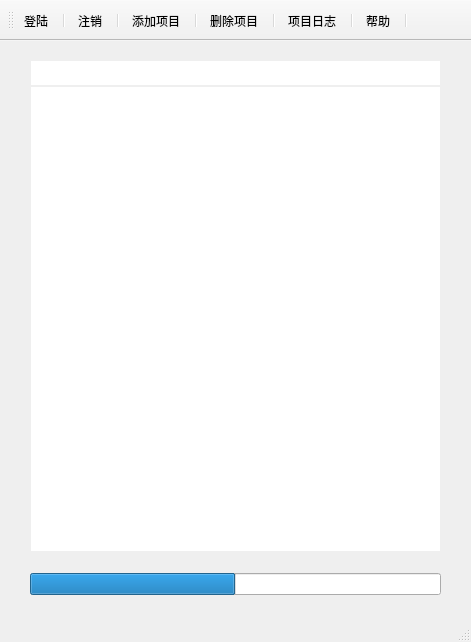
<?xml version="1.0" encoding="UTF-8"?>
<ui version="4.0">
 <class>fluent_queue</class>
 <widget class="QMainWindow" name="fluent_queue">
  <property name="geometry">
   <rect>
    <x>0</x>
    <y>0</y>
    <width>471</width>
    <height>642</height>
   </rect>
  </property>
  <property name="minimumSize">
   <size>
    <width>400</width>
    <height>550</height>
   </size>
  </property>
  <property name="maximumSize">
   <size>
    <width>550</width>
    <height>900</height>
   </size>
  </property>
  <property name="windowTitle">
   <string>未登陆-请登陆后使用更多功能</string>
  </property>
  <property name="iconSize">
   <size>
    <width>30</width>
    <height>30</height>
   </size>
  </property>
  <widget class="QWidget" name="centralwidget">
   <layout class="QVBoxLayout" name="verticalLayout">
    <property name="spacing">
     <number>1</number>
    </property>
    <property name="leftMargin">
     <number>30</number>
    </property>
    <property name="topMargin">
     <number>20</number>
    </property>
    <property name="rightMargin">
     <number>30</number>
    </property>
    <property name="bottomMargin">
     <number>25</number>
    </property>
    <item>
     <widget class="QListWidget" name="listWidget_running">
      <property name="enabled">
       <bool>true</bool>
      </property>
      <property name="maximumSize">
       <size>
        <width>500</width>
        <height>25</height>
       </size>
      </property>
      <property name="toolTip">
       <string/>
      </property>
      <property name="statusTip">
       <string/>
      </property>
      <property name="styleSheet">
       <string notr="true">border-top: 0px;
background-color: qlineargradient(x1: 0, y1: 0, x2: 1, y2: 1,
                                      stop: 0 #9ACD32, stop: 1 #FFFFF0);</string>
      </property>
      <property name="verticalScrollBarPolicy">
       <enum>Qt::ScrollBarAlwaysOff</enum>
      </property>
      <property name="horizontalScrollBarPolicy">
       <enum>Qt::ScrollBarAlwaysOff</enum>
      </property>
      <property name="autoScroll">
       <bool>true</bool>
      </property>
     </widget>
    </item>
    <item>
     <widget class="DragListWidget" name="listWidget_queue">
      <property name="enabled">
       <bool>true</bool>
      </property>
      <property name="toolTip">
       <string/>
      </property>
      <property name="statusTip">
       <string/>
      </property>
      <property name="styleSheet">
       <string notr="true">border-top: 0px</string>
      </property>
     </widget>
    </item>
    <item>
     <spacer name="verticalSpacer">
      <property name="orientation">
       <enum>Qt::Vertical</enum>
      </property>
      <property name="sizeType">
       <enum>QSizePolicy::Preferred</enum>
      </property>
      <property name="sizeHint" stdset="0">
       <size>
        <width>20</width>
        <height>20</height>
       </size>
      </property>
     </spacer>
    </item>
    <item>
     <widget class="QProgressBar" name="progressBar">
      <property name="statusTip">
       <string/>
      </property>
      <property name="value">
       <number>50</number>
      </property>
      <property name="textVisible">
       <bool>false</bool>
      </property>
      <property name="invertedAppearance">
       <bool>false</bool>
      </property>
      <property name="textDirection">
       <enum>QProgressBar::BottomToTop</enum>
      </property>
      <property name="format">
       <string>%p%</string>
      </property>
     </widget>
    </item>
   </layout>
  </widget>
  <widget class="QStatusBar" name="statusbar"/>
  <widget class="QToolBar" name="toolBar">
   <property name="minimumSize">
    <size>
     <width>0</width>
     <height>0</height>
    </size>
   </property>
   <property name="windowTitle">
    <string>未登陆-请登陆后使用更多功能</string>
   </property>
   <property name="styleSheet">
    <string notr="true">QToolBar {
	spacing:5px;
	
	padding:8px;

}
</string>
   </property>
   <property name="iconSize">
    <size>
     <width>50</width>
     <height>40</height>
    </size>
   </property>
   <attribute name="toolBarArea">
    <enum>TopToolBarArea</enum>
   </attribute>
   <attribute name="toolBarBreak">
    <bool>false</bool>
   </attribute>
   <addaction name="action_login"/>
   <addaction name="separator"/>
   <addaction name="action_logout"/>
   <addaction name="separator"/>
   <addaction name="action_add"/>
   <addaction name="separator"/>
   <addaction name="action_delete"/>
   <addaction name="separator"/>
   <addaction name="action_journal"/>
   <addaction name="separator"/>
   <addaction name="action_setting"/>
   <addaction name="separator"/>
  </widget>
  <action name="action_login">
   <property name="icon">
    <iconset>
     <normaloff>../icon/login.png</normaloff>../icon/login.png</iconset>
   </property>
   <property name="text">
    <string>登陆</string>
   </property>
  </action>
  <action name="action_logout">
   <property name="icon">
    <iconset>
     <normaloff>../icon/logoff.png</normaloff>../icon/logoff.png</iconset>
   </property>
   <property name="text">
    <string>注销</string>
   </property>
  </action>
  <action name="action_add">
   <property name="icon">
    <iconset>
     <normaloff>../icon/add.png</normaloff>../icon/add.png</iconset>
   </property>
   <property name="text">
    <string>添加项目</string>
   </property>
  </action>
  <action name="action_journal">
   <property name="icon">
    <iconset>
     <normaloff>../icon/dialog.png</normaloff>../icon/dialog.png</iconset>
   </property>
   <property name="text">
    <string>项目日志</string>
   </property>
   <property name="toolTip">
    <string>完成项目记录</string>
   </property>
  </action>
  <action name="action_delete">
   <property name="icon">
    <iconset>
     <normaloff>../icon/delete.png</normaloff>../icon/delete.png</iconset>
   </property>
   <property name="text">
    <string>删除项目</string>
   </property>
   <property name="toolTip">
    <string>删除选中项目</string>
   </property>
  </action>
  <action name="action_setting">
   <property name="icon">
    <iconset>
     <normaloff>../icon/setting.png</normaloff>../icon/setting.png</iconset>
   </property>
   <property name="text">
    <string>帮助</string>
   </property>
   <property name="toolTip">
    <string>帮助文档</string>
   </property>
  </action>
 </widget>
 <customwidgets>
  <customwidget>
   <class>DragListWidget</class>
   <extends>QListWidget</extends>
   <header>func_dragable_list</header>
  </customwidget>
 </customwidgets>
 <resources/>
 <connections/>
</ui>
